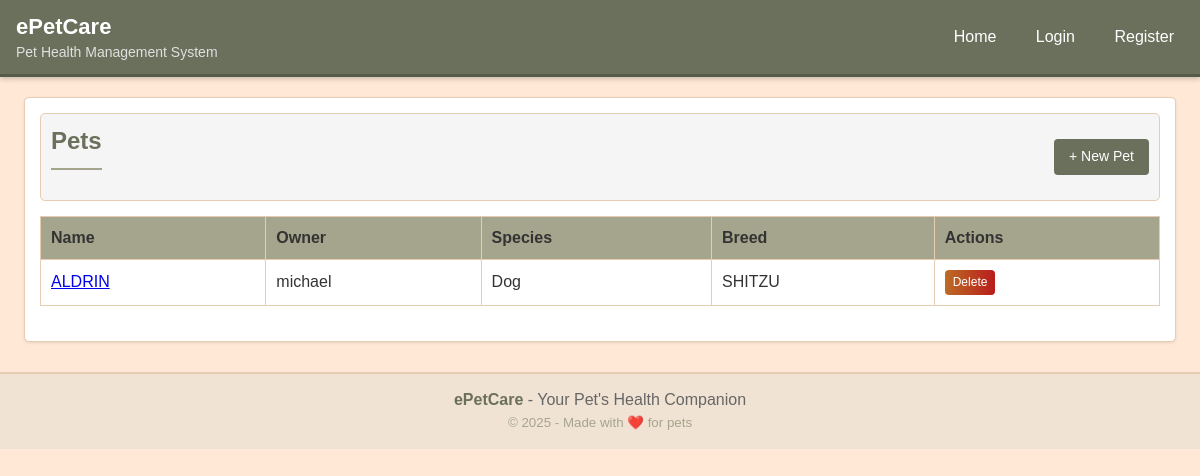
The app's page /pets/, older data.
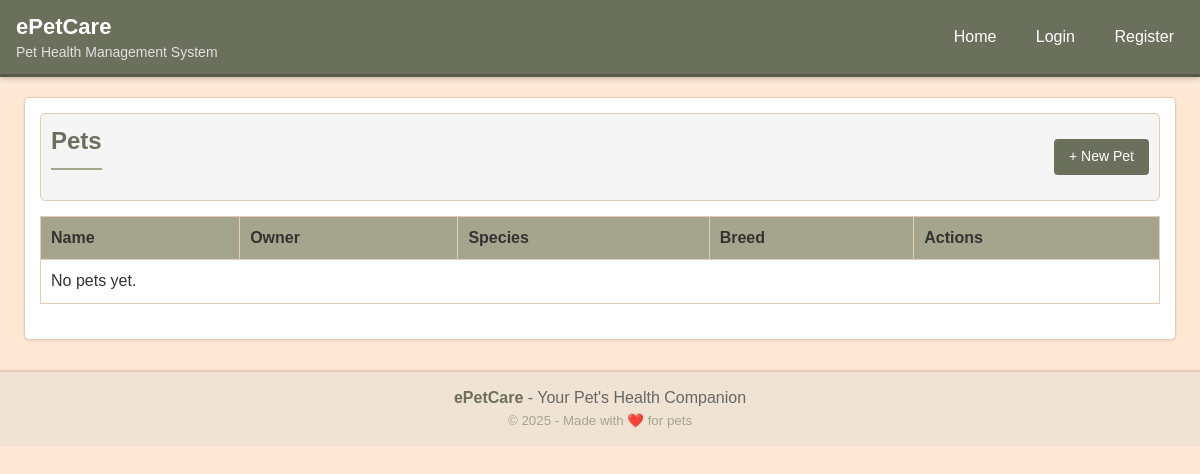
The same page, newer data.
### clinic/models.py (models this page shows, shortened)
class Pet(models.Model):
    class Species(models.TextChoices):
        DOG = 'dog', 'Dog'
        CAT = 'cat', 'Cat'
        BIRD = 'bird', 'Bird'
        RABBIT = 'rabbit', 'Rabbit'
        OTHER = 'other', 'Other'
    class Sex(models.TextChoices):
        MALE = 'male', 'Male'
        FEMALE = 'female', 'Female'
        UNKNOWN = 'unknown', 'Unknown'
    owner = models.ForeignKey(Owner, on_delete=models.CASCADE, related_name='pets')
    name = models.CharField(max_length=80)
    species = models.CharField(max_length=20, choices=Species.choices, default=Species.DOG)
    breed = models.CharField(max_length=80, blank=True)
    sex = models.CharField(max_length=20, choices=Sex.choices, default=Sex.UNKNOWN)
    birth_date = models.DateField(null=True, blank=True)
    weight_kg = models.DecimalField(max_digits=5, decimal_places=2, null=True, blank=True)
    notes = models.TextField(blank=True)

class Owner(models.Model):
    user = models.OneToOneField(User, on_delete=models.CASCADE, related_name='owner_profile', null=True, blank=True)
    full_name = models.CharField(max_length=120)
    email = models.EmailField(blank=True)
    phone = models.CharField(max_length=30, blank=True)
    address = models.TextField(blank=True)
    created_at = models.DateTimeField(auto_now_add=True)

### clinic/views.py (the view)
# urls.py: path('pets/', views.pet_list, name='pet_list'),
def pet_list(request):
    pets = Pet.objects.select_related('owner').order_by('name')
    return render(request, 'clinic/pet_list.html', {"pets": pets})

### clinic/templates/clinic/pet_list.html (shortened to what this page needs)
{% extends 'clinic/base.html' %}
{% block content %}
<div class="toolbar">
  <h2>Pets</h2>
  <a class="btn" href="{% url 'pet_create' %}">+ New Pet</a>
</div>
<table>
  <thead>
    <tr><th>Name</th><th>Owner</th><th>Species</th><th>Breed</th><th>Actions</th></tr>
  </thead>
  <tbody>
    {% for pet in pets %}
      <tr>
        <td><a href="{% url 'pet_detail' pet.pk %}">{{ pet.name }}</a></td>
        <td>{{ pet.owner.full_name }}</td>
        <td>{{ pet.get_species_display }}</td>
        <td>{{ pet.breed|default:'-' }}</td>
        <td>
          <a href="{% url 'pet_delete' pet.pk %}" class="btn btn-secondary" style="padding: 4px 8px; font-size: 12px; background: linear-gradient(90deg, var(--bad) 0%, #b91c1c 100%);">Delete</a>
        </td>
      </tr>
    {% empty %}
      <tr><td colspan="5">No pets yet.</td></tr>
    {% endfor %}
  </tbody>
</table>
{% endblock %}

Row changes from the older to the newer data that the page shows:
removed Pet: name "ALDRIN", owner.full_name "michael", species "Dog", breed "SHITZU"
Text that changed along with them:
text now shown: "No pets yet."
